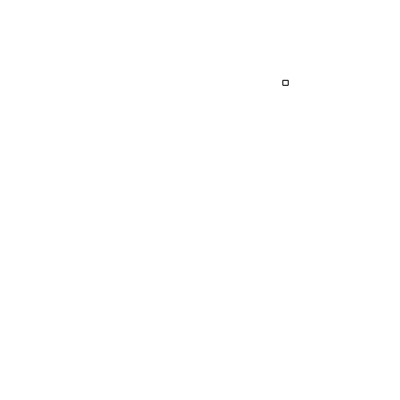
Frame 1 (no input)
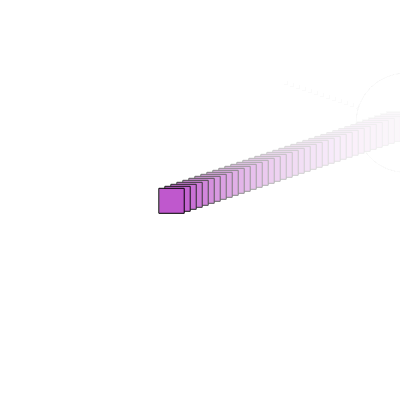
Frame 60 (no input)
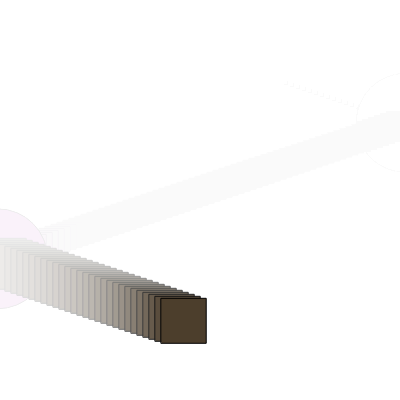
Frame 120 (the mouse pressed at the canvas centre since frame 60)

The p5.js sketch that drew these frames (run headless with seeded random() and noise() and a simulated clock; from frame 60 on, the mouse is pressed at the canvas centre):

// p5.js sketch
// ── sketch.js
let x, y;
let size;
let xDir, yDir; //direction

function setup() {
  createCanvas(400, 400);
  x = random(0, 400)
  y = random(0,400); 
  //random starting point

  xDir = 6;
  yDir = 2;
  size = 5 
  
}

function draw() {
  background(255, 20); // movement trail
  rectMode(CENTER)
  rect(x, y, size, size);

  
  if (x >= width || x <= 0){
    xDir = xDir * -1
    ellipse(x, y, 100);
    size += 20 // make square bigger when it hits the left/right sides
    fill(random(255), random(255), random(255)); //random color
  }

  if(y >= height || y <= 0){ 
    yDir = yDir * -1;
    ellipse(x, y, 100)
    size -= 40 // make square smaller when it hits the top/bottom
    fill(random(255), random(255), random(255))
  } 
 

  x = x + xDir;
  y = y + yDir;
}
